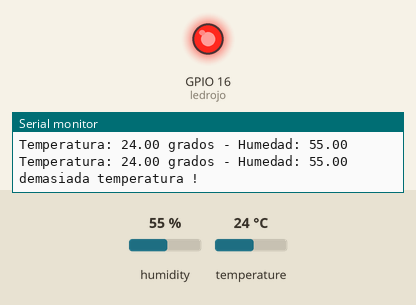
Bench run of a sketch on a simulated ESP8266 (NodeMCU). Shown: output pins drawn as LEDs (lit = HIGH), the last lines printed to the serial monitor. Inputs (shaded band) come from the test bench; at power-on: temperature 24 °C, humidity 55 %.

Above: at 11.9 s.
12.0 s: temperature set to 20 °C
21.7 s: temperature set to 17 °C
At 31.7 s:
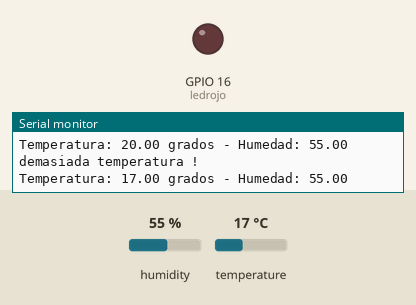
32.1 s: temperature set to 19 °C
At 41.7 s:
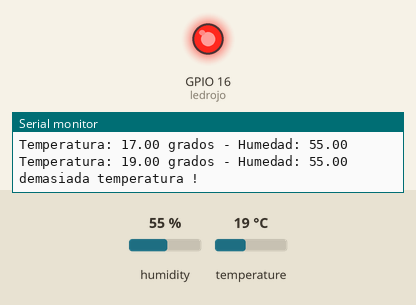
Timing chart, 0 to 43.2 s (numbered marks = the images above; inputs shaded):
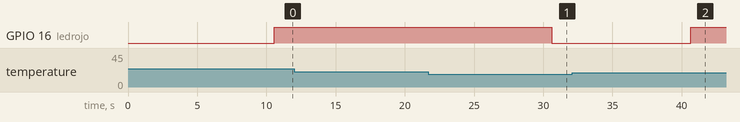

The sketch:

sensor_temperatura_cayenne.ino
```cpp
#include <DHT.h>
#define DHTPIN 14
#define DHTTYPE DHT11   // DHT 11
//#define DHTTYPE DHT22   // DHT 22
DHT dht(DHTPIN, DHTTYPE, 11);

#define ledrojo 16
float t, h;

//#define CAYENNE_DEBUG
#define CAYENNE_PRINT Serial
#include <CayenneMQTTESP8266.h>

// WiFi network info.
char ssid[] = "negro_el_33";
char wifiPassword[] = "taunus23";

// Cayenne authentication info. This should be obtained from the Cayenne Dashboard.
char username[] = "cb397b70-a4a2-11e9-be3b-372b0d2759ae";
char password[] = "49252f9b110f6297b7ce88ef42ba58450395d91f";
char clientID[] = "10cc3480-a655-11e9-94e9-493d67fd755e";

unsigned long lastMillis = 0;

void setup() {
  Serial.begin(9600);
  Serial.println();
  Serial.println("NodeMCU - Cayenne IoT");
  dht.begin();
  pinMode(ledrojo, OUTPUT);
  h = dht.readHumidity();
  t = dht.readTemperature();
  Serial.print("Temperatura: ");
  Serial.print(t);
  Serial.print(" grados - Humedad: ");
  Serial.println(h);
  Serial.println();
  Cayenne.begin(username, password, clientID, ssid, wifiPassword);
}

void loop() {
  Cayenne.loop();

  //Publicamos cada 10 segundos
  if (millis() - lastMillis > 10000) {
    h = dht.readHumidity();
    t = dht.readTemperature();
    Serial.println();
    Serial.print("Temperatura: ");
    Serial.print(t);
    Serial.print(" grados - Humedad: ");
    Serial.println(h);
    if (isnan(h) || isnan(t)) {
      Serial.println("Fallo al leer sensor DHT!");
      return;
    }

    lastMillis = millis();

    Cayenne.celsiusWrite(1, t);
    Cayenne.virtualWrite(2, h);

    // Si la temeratura supera los 27 grados, enciendo el led rojo
    if (t > 18.00)
    {
      digitalWrite(ledrojo, HIGH);   // Turn the LED on
      Serial.println("demasiada temperatura !");
    }
    else
    {
      digitalWrite(ledrojo, LOW);   // Turn the LED off
    }
  }
}  // end main loop

//Default function for processing actuator commands from the Cayenne Dashboard.
//You can also use functions for specific channels, e.g CAYENNE_IN(1) for channel 1 commands.
CAYENNE_IN_DEFAULT()
{
  CAYENNE_LOG("CAYENNE_IN_DEFAULT(%u) - %s, %s", request.channel, getValue.getId(), getValue.asString());
  //Process message here. If there is an error set an error message using getValue.setError(), e.g getValue.setError("Error message");
}

CAYENNE_IN(3)  // control del led rojo
{
  int currentValue=getValue.asInt();
  if(currentValue==1)
  {
    digitalWrite(ledrojo,HIGH);
  }
  else
  {
    digitalWrite(ledrojo,LOW);
  }
}

CAYENNE_OUT(3)
{
  bool state = digitalRead(ledrojo);
  if (state == HIGH) {
    Cayenne.virtualWrite(3, 1);
  }
  else
  {
    Cayenne.virtualWrite(3, 0);
  }
}
```

Measured:
- the behaviour switches between 19 and 18 °C on temperature (found by bisection; images 0 and 1)
- after the input at 21.7 s, GPIO 16 (ledrojo): HIGH → LOW after 8.9 s
- after the input at 32.1 s, GPIO 16 (ledrojo): LOW → HIGH after 8.5 s
